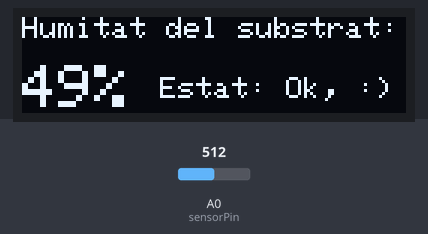
Bench run of a sketch on a simulated Arduino Uno, built with avr-gcc and run on an emulated ATmega328P. Shown: 128×32 one-colour display. Inputs (shaded band) come from the test bench; at power-on: A0 (sensorPin) = 512.

Above: at 0.1 s.

The sketch:

Code.ino
```cpp
#include <SPI.h>
#include <Wire.h>
#include <Adafruit_GFX.h>
#include <Adafruit_SSD1306.h>

#define SCREEN_WIDTH 128
#define SCREEN_HEIGHT 32

#define OLED_RESET     -1
#define SCREEN_ADDRESS 0x3C
Adafruit_SSD1306 display(SCREEN_WIDTH, SCREEN_HEIGHT, &Wire, OLED_RESET);

int sensorPin = A0;
int sensorValue = 0;
int sensorValueMap = 0;

void setup() {
  // put your setup code here, to run once:
  display.begin();
  display.clearDisplay();
  display.setTextColor(SSD1306_WHITE);


}

void loop() {
  // put your main code here, to run repeatedly:
  sensorValue = analogRead(sensorPin);
  sensorValueMap = map(sensorValue, 1023, 0, 0, 100);
  display.clearDisplay();
  display.setCursor(0,0);
  display.setTextSize(1);
  display.print("Humitat del substrat:");
  display.setTextSize(2);
  display.print(sensorValueMap);
  display.print("%");
  display.setTextSize(1);

  if (sensorValueMap <= 22) {
    display.setCursor(34,20);
    display.print("  Estat: Rega!");
  }

  else if (sensorValueMap > 22 && sensorValueMap < 61) {
    display.setCursor(34,20);
    display.print("  Estat: Ok, :)");
  }

  else if (sensorValueMap >= 61) {
    display.setCursor(34,20);
    display.print("  Estat: No +");
  }

  display.display();

   delay(60000);
}
```
